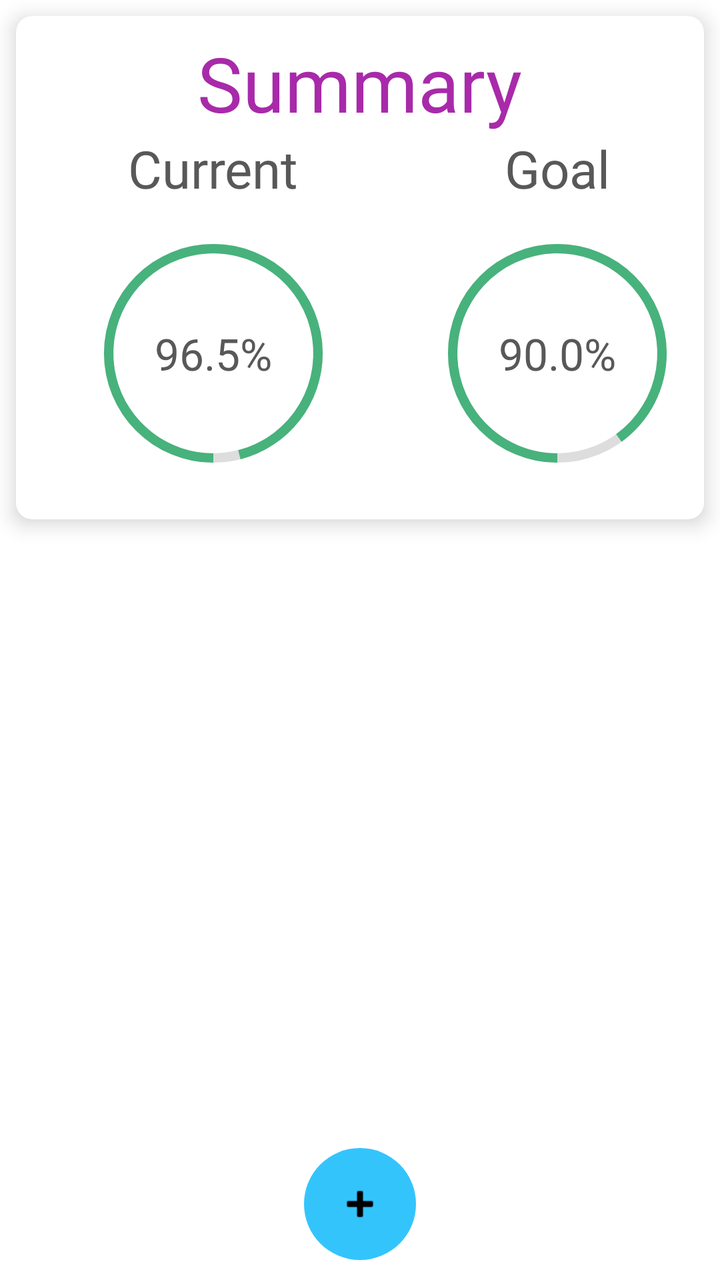
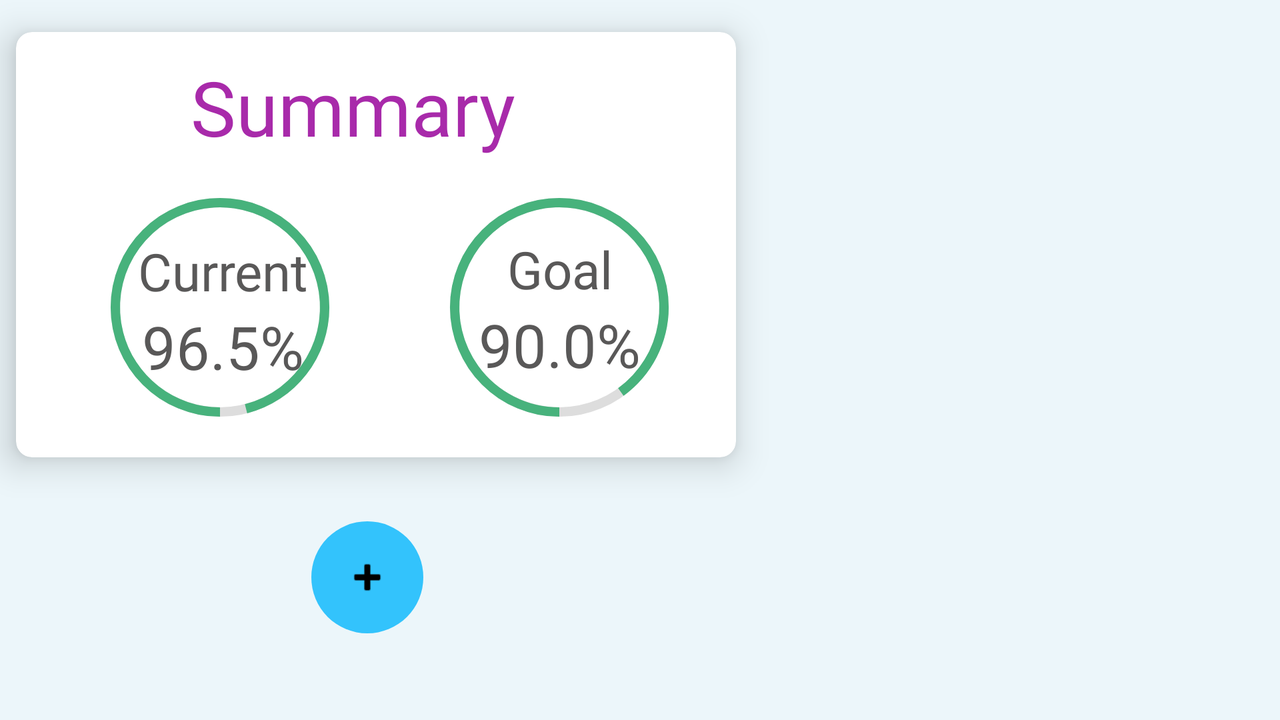

Compare how this app lays out the same screen by default and in its alternative resource folder. The renders come first, then the two layout files and the values they reference.
<!-- AndroidManifest.xml: application theme Theme.GradeTracker -->
<!-- res/layout/fragment_assignment.xml -->
<?xml version="1.0" encoding="utf-8"?>
<layout xmlns:android="http://schemas.android.com/apk/res/android"
    xmlns:app="http://schemas.android.com/apk/res-auto"
    xmlns:tools="http://schemas.android.com/tools">

    <RelativeLayout
        android:layout_width="match_parent"
        android:layout_height="match_parent"
        android:orientation="vertical"
        tools:context=".ui.assignment.AssignmentFragment">

        <androidx.constraintlayout.widget.ConstraintLayout
            android:layout_width="match_parent"
            android:layout_height="match_parent">

            <androidx.cardview.widget.CardView
                android:id="@+id/cardView"
                android:layout_width="match_parent"
                android:layout_height="wrap_content"
                android:layout_marginStart="8dp"
                android:layout_marginTop="8dp"
                android:layout_marginEnd="8dp"
                android:theme="@style/Theme.GradeTracker.CardView"
                app:cardCornerRadius="8dp"
                app:cardElevation="6dp"
                app:layout_constraintEnd_toEndOf="parent"
                app:layout_constraintStart_toStartOf="parent"
                app:layout_constraintTop_toTopOf="parent">

                <androidx.constraintlayout.widget.ConstraintLayout
                    android:layout_width="match_parent"
                    android:layout_height="wrap_content">

                    <androidx.constraintlayout.widget.Guideline
                        android:id="@+id/guideline10"
                        android:layout_width="wrap_content"
                        android:layout_height="wrap_content"
                        android:orientation="vertical"
                        app:layout_constraintGuide_begin="197dp" />

                    <TextView
                        android:id="@+id/assignment_summary_label"
                        android:layout_width="wrap_content"
                        android:layout_height="wrap_content"
                        android:layout_marginTop="8dp"
                        android:fontFamily="@font/baloo"
                        android:text="@string/summary"
                        android:textAppearance="@style/Theme.GradeTracker.Text.Style1"
                        android:textSize="38sp"
                        app:layout_constraintEnd_toEndOf="parent"
                        app:layout_constraintStart_toStartOf="parent"
                        app:layout_constraintTop_toTopOf="parent" />

                    <ProgressBar
                        android:id="@+id/assignment_current_progress"
                        android:layout_width="150dp"
                        android:layout_height="150dp"
                        android:layout_marginBottom="8dp"
                        android:indeterminateOnly="false"
                        android:progress="96"
                        android:progressDrawable="@drawable/circular_progress"
                        app:layout_constraintBottom_toBottomOf="parent"
                        app:layout_constraintEnd_toStartOf="@+id/guideline10"
                        app:layout_constraintStart_toStartOf="parent"
                        app:layout_constraintTop_toBottomOf="@+id/assignment_current_label" />

                    <ProgressBar
                        android:id="@+id/assignment_goal_progress"
                        android:layout_width="150dp"
                        android:layout_height="150dp"
                        android:layout_marginBottom="8dp"
                        android:indeterminateOnly="false"
                        android:progress="90"
                        android:progressDrawable="@drawable/circular_progress"
                        app:layout_constraintBottom_toBottomOf="parent"
                        app:layout_constraintEnd_toEndOf="parent"
                        app:layout_constraintStart_toStartOf="@+id/guideline10"
                        app:layout_constraintTop_toBottomOf="@+id/assignment_goal_label" />

                    <TextView
                        android:id="@+id/assignment_current_label"
                        android:layout_width="wrap_content"
                        android:layout_height="wrap_content"
                        android:fontFamily="@font/patrickhand"
                        android:text="@string/current"
                        android:textAppearance="@style/Theme.GradeTracker.Text.Style2"
                        android:textSize="26sp"
                        app:layout_constraintEnd_toStartOf="@+id/guideline10"
                        app:layout_constraintStart_toStartOf="parent"
                        app:layout_constraintTop_toBottomOf="@+id/assignment_summary_label" />

                    <TextView
                        android:id="@+id/assignment_goal_label"
                        android:layout_width="wrap_content"
                        android:layout_height="wrap_content"
                        android:fontFamily="@font/patrickhand"
                        android:text="@string/goal"
                        android:textAppearance="@style/Theme.GradeTracker.Text.Style2"
                        android:textSize="26sp"
                        app:layout_constraintEnd_toEndOf="parent"
                        app:layout_constraintStart_toStartOf="@+id/guideline10"
                        app:layout_constraintTop_toBottomOf="@+id/assignment_summary_label" />

                    <TextView
                        android:id="@+id/assignment_current_number_label"
                        android:layout_width="wrap_content"
                        android:layout_height="wrap_content"
                        android:fontFamily="@font/patrickhand"
                        android:textAppearance="@style/Theme.GradeTracker.Text.Style2"
                        app:layout_constraintBottom_toBottomOf="@+id/assignment_current_progress"
                        app:layout_constraintEnd_toEndOf="@+id/assignment_current_progress"
                        app:layout_constraintStart_toStartOf="@+id/assignment_current_progress"
                        app:layout_constraintTop_toTopOf="@+id/assignment_current_progress"
                        tools:text="96.5%" />

                    <TextView
                        android:id="@+id/assignment_goal_number_label"
                        android:layout_width="wrap_content"
                        android:layout_height="wrap_content"
                        android:fontFamily="@font/patrickhand"
                        android:textAppearance="@style/Theme.GradeTracker.Text.Style2"
                        app:layout_constraintBottom_toBottomOf="@+id/assignment_goal_progress"
                        app:layout_constraintEnd_toEndOf="@+id/assignment_goal_progress"
                        app:layout_constraintStart_toStartOf="@+id/assignment_goal_progress"
                        app:layout_constraintTop_toTopOf="@+id/assignment_goal_progress"
                        tools:text="90.0%" />

                </androidx.constraintlayout.widget.ConstraintLayout>

            </androidx.cardview.widget.CardView>


            <androidx.recyclerview.widget.RecyclerView
                android:id="@+id/assignment_recycler"
                android:layout_width="match_parent"
                android:layout_height="0dp"
                android:layout_marginTop="8dp"
                app:layout_constraintBottom_toBottomOf="parent"
                app:layout_constraintTop_toBottomOf="@+id/cardView"
                tools:layout_editor_absoluteX="-16dp"
                tools:listitem="@layout/fragment_assignment_item">

            </androidx.recyclerview.widget.RecyclerView>

        </androidx.constraintlayout.widget.ConstraintLayout>

        <com.google.android.material.floatingactionbutton.FloatingActionButton
            android:id="@+id/assignment_add_button"
            style="@style/Theme.GradeTracker.FloatingButton"
            android:layout_width="match_parent"
            android:layout_height="wrap_content"
            android:layout_alignParentBottom="true"
            android:layout_centerHorizontal="true"
            android:layout_marginBottom="10dp"
            android:clickable="true"
            android:contentDescription="@string/add"
            app:borderWidth="0dp"
            app:elevation="0dp"
            app:srcCompat="@android:drawable/ic_input_add" />

    </RelativeLayout>

</layout>
<!-- res/layout/fragment_assignment_item.xml (included above) -->
<?xml version="1.0" encoding="utf-8"?>
<layout xmlns:app="http://schemas.android.com/apk/res-auto"
    xmlns:tools="http://schemas.android.com/tools"
    xmlns:android="http://schemas.android.com/apk/res/android">

    <androidx.constraintlayout.widget.ConstraintLayout
        android:layout_width="match_parent"
        android:layout_height="wrap_content">

        <TextView
            android:id="@+id/assignment_item_name_label"
            android:layout_width="wrap_content"
            android:layout_height="wrap_content"
            android:layout_marginStart="32dp"
            android:layout_marginTop="8dp"
            android:layout_marginBottom="8dp"
            android:fontFamily="casual"
            android:gravity="center"
            android:textAllCaps="false"
            android:textAppearance="@style/Theme.GradeTracker.Text.Style1"
            android:textSize="36sp"
            android:textStyle="bold"
            app:layout_constraintBottom_toBottomOf="parent"
            app:layout_constraintStart_toStartOf="parent"
            app:layout_constraintTop_toTopOf="parent"
            tools:text="Midterm" />

        <TextView
            android:id="@+id/assignment_item_grade_label"
            android:layout_width="wrap_content"
            android:layout_height="wrap_content"
            android:fontFamily="casual"
            android:gravity="center"
            android:textAppearance="@style/Theme.GradeTracker.Text.Style2"
            android:textSize="30sp"
            app:layout_constraintBottom_toBottomOf="parent"
            app:layout_constraintEnd_toStartOf="@+id/assignment_item_weight_label"
            app:layout_constraintStart_toEndOf="@+id/assignment_item_name_label"
            app:layout_constraintTop_toTopOf="parent"
            tools:text="-/40" />

        <TextView
            android:id="@+id/assignment_item_weight_label"
            android:layout_width="wrap_content"
            android:layout_height="wrap_content"
            android:layout_marginEnd="32dp"
            android:fontFamily="casual"
            android:gravity="center"
            android:textAppearance="@style/Theme.GradeTracker.Text.Style2"
            android:textSize="30sp"
            app:layout_constraintBottom_toBottomOf="parent"
            app:layout_constraintEnd_toEndOf="parent"
            app:layout_constraintTop_toTopOf="parent"
            tools:text="25%" />

    </androidx.constraintlayout.widget.ConstraintLayout>
</layout>
<!-- resources referenced by this layout -->
<resources>
  <!-- drawable circular_progress (drawable) -->
  <?xml version="1.0" encoding="utf-8"?>
  <layer-list xmlns:android="http://schemas.android.com/apk/res/android">
      <item>
          <shape
              android:shape="ring"
              android:thicknessRatio="32"
              android:useLevel="false">
              <solid android:color="#DDD"/>
          </shape>
      </item>
      <item>
          <rotate
              android:fromDegrees="90"
              android:toDegrees="90">
              <shape
                  android:shape="ring"
                  android:thicknessRatio="32"
                  android:useLevel="true">
                  <solid android:color="#47b27c"/>
              </shape>
          </rotate>
      </item>
  </layer-list>
  <string name="add">Add</string>
  <string name="current">Current</string>
  <string name="goal">Goal</string>
  <string name="summary">Summary</string>
  <style name="Theme.GradeTracker.CardView" parent="Widget.MaterialComponents.CardView">
          <item name="android:backgroundTint">#FFFFFF</item>
      </style>
  <style name="Theme.GradeTracker.FloatingButton" parent="Widget.MaterialComponents.FloatingActionButton">
          <item name="android:backgroundTint">#ED25c0fc</item>
      </style>
  <style name="Theme.GradeTracker.Text.Style1" parent="TextAppearance.AppCompat.Display1">
          <item name="android:textColor">#a82aaa</item>
          <item name="android:textColorPrimary">#a82aaa</item>
      </style>
  <style name="Theme.GradeTracker.Text.Style2" parent="TextAppearance.AppCompat.Large">
          <item name="android:textColor">#595858</item>
          <item name="android:textColorPrimary">#595858</item>
      </style>
  <style name="Theme.GradeTracker" parent="Theme.MaterialComponents.DayNight.DarkActionBar">
          
          <item name="colorPrimary">#EF6C6C</item>
          <item name="colorPrimaryVariant">#EF6C6C</item>
          <item name="colorOnPrimary">@color/white</item>
          
          <item name="colorSecondary">@color/black</item>
          <item name="colorSecondaryVariant">@color/black</item>
          <item name="colorOnSecondary">@color/black</item>
          
          <item name="android:statusBarColor" tools:targetApi="l">#2D2E30</item>
      </style>
  <color name="white">#FFFFFFFF</color>
  <color name="black">#FF000000</color>
</resources>
<!-- res/layout-land/fragment_assignment.xml (the repository's variant of the layout above) -->
<!-- drawn on the phone turned sideways -->
<?xml version="1.0" encoding="utf-8"?>
<layout xmlns:android="http://schemas.android.com/apk/res/android"
    xmlns:app="http://schemas.android.com/apk/res-auto"
    xmlns:tools="http://schemas.android.com/tools">

    <RelativeLayout
        style="@style/Theme.GradeTracker.Background"
        android:layout_width="match_parent"
        android:layout_height="match_parent"
        android:orientation="vertical"
        tools:context=".ui.assignment.AssignmentFragment">

        <androidx.constraintlayout.widget.ConstraintLayout
            android:layout_width="match_parent"
            android:layout_height="match_parent">


            <androidx.cardview.widget.CardView
                android:id="@+id/cardView"
                style="@style/Theme.GradeTracker.CardView"
                android:layout_width="360dp"
                android:layout_height="wrap_content"
                android:layout_marginStart="8dp"
                android:layout_marginTop="16dp"
                app:cardCornerRadius="8dp"
                app:cardElevation="10dp"
                app:layout_constraintStart_toStartOf="parent"
                app:layout_constraintTop_toTopOf="parent">

                <androidx.constraintlayout.widget.ConstraintLayout
                    android:layout_width="360dp"
                    android:layout_height="match_parent">

                    <androidx.constraintlayout.widget.Guideline
                        android:id="@+id/guideline10"
                        android:layout_width="wrap_content"
                        android:layout_height="wrap_content"
                        android:orientation="vertical"
                        app:layout_constraintGuide_begin="366dp" />

                    <TextView
                        android:id="@+id/assignment_summary_label"
                        android:layout_width="wrap_content"
                        android:layout_height="wrap_content"
                        android:layout_marginTop="12dp"
                        android:fontFamily="@font/baloo"
                        android:text="@string/summary"
                        android:textAppearance="@style/Theme.GradeTracker.Text.Style1"
                        android:textSize="38sp"
                        app:layout_constraintEnd_toEndOf="parent"
                        app:layout_constraintHorizontal_bias="0.443"
                        app:layout_constraintStart_toStartOf="parent"
                        app:layout_constraintTop_toTopOf="parent" />

                    <ProgressBar
                        android:id="@+id/assignment_current_progress"
                        android:layout_width="150dp"
                        android:layout_height="150dp"
                        android:indeterminateOnly="false"
                        android:progress="96"
                        android:progressDrawable="@drawable/circular_progress"
                        app:layout_constraintEnd_toStartOf="@+id/guideline10"
                        app:layout_constraintHorizontal_bias="0.125"
                        app:layout_constraintStart_toStartOf="parent"
                        app:layout_constraintTop_toBottomOf="@+id/assignment_summary_label" />

                    <ProgressBar
                        android:id="@+id/assignment_goal_progress"
                        android:layout_width="150dp"
                        android:layout_height="150dp"
                        android:indeterminateOnly="false"
                        android:progress="90"
                        android:progressDrawable="@drawable/circular_progress"
                        app:layout_constraintBottom_toBottomOf="@+id/assignment_current_progress"
                        app:layout_constraintEnd_toStartOf="@+id/guideline10"
                        app:layout_constraintStart_toEndOf="@+id/assignment_current_progress"
                        app:layout_constraintTop_toTopOf="@+id/assignment_current_progress" />

                    <TextView
                        android:id="@+id/assignment_current_label"
                        android:layout_width="wrap_content"
                        android:layout_height="wrap_content"
                        android:background="#00000000"
                        android:fontFamily="@font/patrickhand"
                        android:text="@string/current"
                        android:textAppearance="@style/Theme.GradeTracker.Text.Style2"
                        android:textSize="26sp"
                        app:layout_constraintBottom_toTopOf="@+id/assignment_current_number_label"
                        app:layout_constraintEnd_toEndOf="@+id/assignment_current_number_label"
                        app:layout_constraintStart_toStartOf="@+id/assignment_current_number_label" />

                    <TextView
                        android:id="@+id/assignment_goal_label"
                        android:layout_width="wrap_content"
                        android:layout_height="wrap_content"
                        android:background="#00000000"
                        android:fontFamily="@font/patrickhand"
                        android:text="@string/goal"
                        android:textAppearance="@style/Theme.GradeTracker.Text.Style2"
                        android:textSize="26sp"
                        app:layout_constraintBottom_toTopOf="@+id/assignment_goal_number_label"
                        app:layout_constraintEnd_toEndOf="@+id/assignment_goal_number_label"
                        app:layout_constraintStart_toStartOf="@+id/assignment_goal_number_label" />

                    <TextView
                        android:id="@+id/assignment_current_number_label"
                        android:layout_width="wrap_content"
                        android:layout_height="wrap_content"
                        android:background="#00000000"
                        android:fontFamily="@font/patrickhand"
                        android:textAppearance="@style/Theme.GradeTracker.Text.Style2"
                        android:textSize="30sp"
                        app:layout_constraintBottom_toBottomOf="@+id/assignment_current_progress"
                        app:layout_constraintEnd_toEndOf="@+id/assignment_current_progress"
                        app:layout_constraintHorizontal_bias="0.522"
                        app:layout_constraintStart_toStartOf="@+id/assignment_current_progress"
                        app:layout_constraintTop_toTopOf="@+id/assignment_current_progress"
                        app:layout_constraintVertical_bias="0.678"
                        tools:text="96.5%" />

                    <TextView
                        android:id="@+id/assignment_goal_number_label"
                        android:layout_width="wrap_content"
                        android:layout_height="wrap_content"
                        android:background="#00000000"
                        android:fontFamily="@font/patrickhand"
                        android:textAppearance="@style/Theme.GradeTracker.Text.Style2"
                        android:textSize="30sp"
                        app:layout_constraintBottom_toBottomOf="@+id/assignment_goal_progress"
                        app:layout_constraintEnd_toEndOf="@+id/assignment_goal_progress"
                        app:layout_constraintStart_toStartOf="@+id/assignment_goal_progress"
                        app:layout_constraintTop_toTopOf="@+id/assignment_goal_progress"
                        app:layout_constraintVertical_bias="0.669"
                        tools:text="90.0%" />

                </androidx.constraintlayout.widget.ConstraintLayout>

            </androidx.cardview.widget.CardView>

            <androidx.recyclerview.widget.RecyclerView
                android:id="@+id/assignment_recycler"
                android:layout_width="match_parent"
                android:layout_height="0dp"
                android:layout_marginStart="375dp"
                android:layout_marginTop="8dp"
                app:layout_constraintBottom_toBottomOf="parent"
                app:layout_constraintStart_toStartOf="parent"
                app:layout_constraintTop_toTopOf="parent"
                app:layout_constraintVertical_bias="1.0"
                tools:listitem="@layout/fragment_assignment_item">

            </androidx.recyclerview.widget.RecyclerView>

            <androidx.constraintlayout.widget.Guideline
                android:id="@+id/guideline2"
                android:layout_width="wrap_content"
                android:layout_height="wrap_content"
                android:orientation="vertical"
                app:layout_constraintGuide_begin="365dp" />

            <com.google.android.material.floatingactionbutton.FloatingActionButton
                android:id="@+id/assignment_add_button"
                style="@style/Theme.GradeTracker.FloatingButton"
                android:layout_width="wrap_content"
                android:layout_height="wrap_content"
                android:layout_marginTop="32dp"
                android:clickable="true"
                android:contentDescription="@string/add"
                app:borderWidth="0dp"
                app:elevation="0dp"
                app:layout_constraintEnd_toStartOf="@+id/guideline2"
                app:layout_constraintHorizontal_bias="0.504"
                app:layout_constraintStart_toStartOf="parent"
                app:layout_constraintTop_toBottomOf="@+id/cardView"
                app:srcCompat="@android:drawable/ic_input_add" />

        </androidx.constraintlayout.widget.ConstraintLayout>

    </RelativeLayout>

</layout>
<!-- resources referenced by the variant -->
<!-- as the phone turned sideways resolves them -->
<resources>
  <!-- drawable circular_progress (drawable) -->
  <?xml version="1.0" encoding="utf-8"?>
  <layer-list xmlns:android="http://schemas.android.com/apk/res/android">
      <item>
          <shape
              android:shape="ring"
              android:thicknessRatio="32"
              android:useLevel="false">
              <solid android:color="#DDD"/>
          </shape>
      </item>
      <item>
          <rotate
              android:fromDegrees="90"
              android:toDegrees="90">
              <shape
                  android:shape="ring"
                  android:thicknessRatio="32"
                  android:useLevel="true">
                  <solid android:color="#47b27c"/>
              </shape>
          </rotate>
      </item>
  </layer-list>
  <string name="add">Add</string>
  <string name="current">Current</string>
  <string name="goal">Goal</string>
  <string name="summary">Summary</string>
  <style name="Theme.GradeTracker.Background">
          <item name="android:background">#ecf6fa</item>
      </style>
  <style name="Theme.GradeTracker.CardView" parent="Widget.MaterialComponents.CardView">
          <item name="android:backgroundTint">#FFFFFF</item>
      </style>
  <style name="Theme.GradeTracker.FloatingButton" parent="Widget.MaterialComponents.FloatingActionButton">
          <item name="android:backgroundTint">#ED25c0fc</item>
      </style>
  <style name="Theme.GradeTracker.Text.Style1" parent="TextAppearance.AppCompat.Display1">
          <item name="android:textColor">#a82aaa</item>
          <item name="android:textColorPrimary">#a82aaa</item>
      </style>
  <style name="Theme.GradeTracker.Text.Style2" parent="TextAppearance.AppCompat.Large">
          <item name="android:textColor">#595858</item>
          <item name="android:textColorPrimary">#595858</item>
      </style>
  <style name="Theme.GradeTracker" parent="Theme.MaterialComponents.DayNight.DarkActionBar">
          
          <item name="colorPrimary">#EF6C6C</item>
          <item name="colorPrimaryVariant">#EF6C6C</item>
          <item name="colorOnPrimary">@color/white</item>
          
          <item name="colorSecondary">@color/black</item>
          <item name="colorSecondaryVariant">@color/black</item>
          <item name="colorOnSecondary">@color/black</item>
          
          <item name="android:statusBarColor" tools:targetApi="l">#2D2E30</item>
      </style>
  <color name="white">#FFFFFFFF</color>
  <color name="black">#FF000000</color>
</resources>
